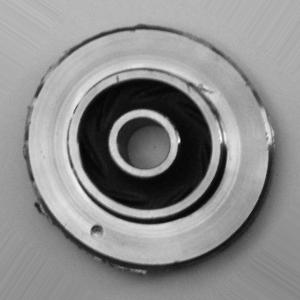
#> input picture hw6/data/test/def_front/cast_def_0_108.jpeg, 300 x 300 px; its folder holds only this picture in this run
$ jupyter execute --allow-errors HW_6.ipynb
#> lines starting #> are read from the running program, lines starting #| are printed output that depends on the picture; long printed decimals are rounded
## Homework VI - Cast Manufactured Part Classification

This is a dataset containing the images of top view of submersible pump impeller manufactured through casting process. The goal is to develop a classification algorithm to identify the parts with defects and automate the inspection process in the manufacturing environment. Casting defect is an undesired irregularity in a metal casting process. There are many types of defect in casting like blow holes, pinholes, burr, shrinkage defects, mould material defects, pouring metal defects, metallurgical defects, etc. The dataset contains a total of 6590 images. Follow the steps below to import the data and prepare it for classification model.

<font color='red'> __Step I:__ </font>
Download the zip file coming with this notebook. Unzip it. You should have a folder `data` with two subfolders `test` and `train`. Under each subfolder there must be two other folders `def_front` and `ok_front`. Images under `def_front` are defected parts while images in `ok_front` are non-defected parts. You will be using the images under `train` folder for training your classifier and the images under `test` folder for testing the performance of your developed model.

<font color='red'> __Step II:__ </font>:  First, let's take a look at a sample of defected and a sample of a non-defected part. Use the following code snippet to read and show an image for each case, i.e. one for defective and one for non-defective.

```python
from matplotlib.image import imread
import matplotlib.pyplot as plt

sample_image = <address to the image file>
file = imread(sample_image)
plt.imshow(file)
```

You need to replace `<address to the image file>` with the address to the image file (including the file name) you want to show. Feel free to use images from either train or test batch.

[cell 1]
# your code goes here
from matplotlib.image import imread
import matplotlib.pyplot as plt
sample_image = "C:\\Users\\tanka\\OneDrive\\바탕 화면\\Junior year\\Data_driven\\hw6\\data\\train\\def_front\\cast_def_0_215.jpeg"
#> (the rest of this cell did not finish here and is left out)

<font color='red'> __Step III:__ </font>: Let's re-format the data into an easier shape for model development. Use the following code snippet to create the training data and test data.

```python
import os
files = ['def_front', 'ok_front']

adress = <address to folder> + '{}'
data_train = {}
for f in files:
    data_train[f]=[]  # replace "data_train" with "data_test" for test data
for col in files:
    os.chdir(adress.format(col))
    for i in os.listdir(os.getcwd()):
        if i.endswith('.jpeg'):
            data_train[col].append(i)  # replace "data_train with "data_test" for test data

```
You need to replace `<address to folder>` with the address to training data or test data folder, depending on whether you are creating the training data or testing data. You should end up having two dictionaries, `data_train` and `data_test`, containing the labels of defective and non-defective images in the training and test data.

[cell 2]
# your code goes here
import os
files = ['def_front', 'ok_front']
#> files = ['def_front', 'ok_front']

adress_train = 'C:\\Users\\tanka\\OneDrive\\바탕 화면\\Junior year\\Data_driven\\hw6\\data\\train\\' + '{}'
adress_test = 'C:\\Users\\tanka\\OneDrive\\바탕 화면\\Junior year\\Data_driven\\hw6\\data\\test\\' + '{}'

data_train = {}
data_test = {}

for f in files:
    data_train[f]=[]  # replace "data_train" with "data_test" for test data
#> this loop made 2 passes
#> after the loop, data_train = {'def_front': [], 'ok_front': []}
for col in files:
    os.chdir(adress_train.format(col))
    for i in os.listdir(os.getcwd()):
        if i.endswith('.jpeg'):
            data_train[col].append(i)  # replace "data_train with "data_test" for test data

for f in files:
    data_test[f]=[]  # replace "data_train" with "data_test" for test data
#> after the loop, data_test = {'def_front': [], 'ok_front': []}
for col in files:
    os.chdir(adress_test.format(col))
    for i in os.listdir(os.getcwd()):
        if i.endswith('.jpeg'):
            data_test[col].append(i)  # replace "data_train with "data_test" for test data

Let's look at the distribution of the samples in the train data and test data using the following:

```python
import pandas as pd

dist = pd.DataFrame( [len( data_train['def_front'] ), len( data_train['ok_front'] )] ) # replace training data with test data to look at test data distribution
dist.plot.bar()
```

Feel free to improve the code output by adding labels and other features to the plots.

[cell 3]
# your code goes here

import pandas as pd
dist = pd.DataFrame( [len( data_train['def_front'] ), len( data_train['ok_front'] )] ) # replace training data with test data to look at test data distribution
#> dist = table of 2 rows and 1 columns
dist.index = ['def_front', 'ok_front']
dist.plot.bar()
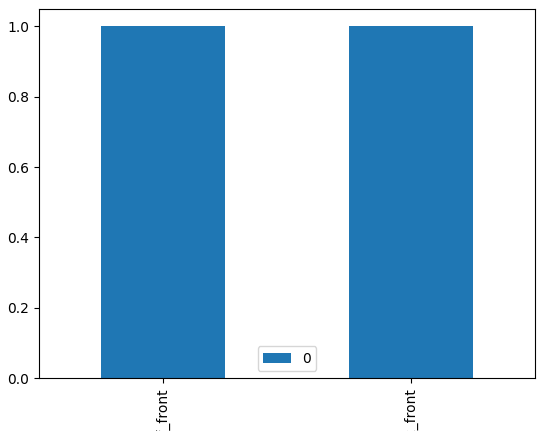
#> figure drawn by matplotlib, 1 panel

Continuing with data preparation, use the following code snippet to create `image_data_train` and `image_target_train` as well as `image_data_test` and `image_target_test` representing training features, training target variable, test features, and test target variable.

```python
import cv2  # you might need to install cv2 (search and learn how to install cv2 package!)
import numpy as np

# image dimensions
width = 15
height = 15

# defining the empty arrays
image_data_train = []
image_target_train = []

for title in files:
    path = <address to folder>
    os.chdir(path+'{}'.format(title))
    counter = 0
    for i in data_train[title]:
        img = cv2.imread(i,0)
        image_data_train.append(cv2.resize(img,(width, height)).flatten())
        image_target_train.append(title)
        counter += 1
```

Here, `<address to folder>` should be a string pointing at either `train` or `test` data folder. If creating test data, replace all `image_data_train` and `image_data_test` with `image_data_test` and `image_target_test` respectively.

[cell 4]
# your code goes here
import cv2  # you might need to install cv2 (search and learn how to install cv2 package!)
import numpy as np

# image dimensions
width = 15
height = 15

# defining the empty arrays
image_data_train = []
image_target_train = []
image_data_test = []
image_target_test = []

adress_train = 'C:\\Users\\tanka\\OneDrive\\바탕 화면\\Junior year\\Data_driven\\hw6\\data\\train\\' + '{}'
adress_test = 'C:\\Users\\tanka\\OneDrive\\바탕 화면\\Junior year\\Data_driven\\hw6\\data\\test\\' + '{}'

for title in files:
    path_train = 'C:\\Users\\tanka\\OneDrive\\바탕 화면\\Junior year\\Data_driven\\hw6\\data\\train\\'
    os.chdir(path_train +'{}'.format(title))
    counter = 0
    for i in data_train[title]:
        img = cv2.imread(i,0)
#> img is the input picture: shape (300, 300); min 0, max 253, mean 139.2
        image_data_train.append(cv2.resize(img,(width, height)).flatten())
        image_target_train.append(title)
        counter += 1

for title in files:
    path_test = 'C:\\Users\\tanka\\OneDrive\\바탕 화면\\Junior year\\Data_driven\\hw6\\data\\test\\'
    os.chdir(path_test+'{}'.format(title))
    counter = 0
    for i in data_test[title]:
        img = cv2.imread(i,0)
        image_data_test.append(cv2.resize(img,(width, height)).flatten())
        image_target_test.append(title)
        counter += 1

Finally, following code snippet can convert the data into what that you can use for classification.

[cell 5]
from sklearn.preprocessing import LabelEncoder

labels = LabelEncoder()
labels.fit(image_target_train)

# data normalization
train_images = np.array(image_data_train) / 255.0
test_images = np.array(image_data_test) / 255.0

train_labels = labels.transform(image_target_train)
#> train_labels = [0, 1]
test_labels = labels.transform(image_target_test)
#> test_labels = [0, 1]

For each output array, rows are images and the columns are features.

<font color='red'> __Step IV:__ </font>: Use the `train_images` and `train_labels` to develop a logistic regression model. Then, use `test_images` and `test_labels` to test the accuracy of your developed model. Use at least two of the evaluation metrics we covered in class to evaluate the performance of this model.

[cell 6]
# your code goes here

#Model Libraries
import pandas as pd
from sklearn.linear_model import LogisticRegression
import numpy as np

#metrics
from sklearn.metrics import accuracy_score
from sklearn.metrics import f1_score


lr = LogisticRegression(max_iter=1000)
lr.fit(train_images, train_labels)
yhat = lr.predict(test_images)
#> yhat = [0, 0]
yhat_prob = lr.predict_proba(test_images)
#> yhat_prob = [[0.5, 0.5], [0.5, 0.5]]

print("Accuracy score: ", accuracy_score(test_labels, yhat))
#| Accuracy score:  0.5
print("f1 score: ", f1_score(test_labels, yhat, average='binary'))
#| f1 score:  0.0

<font color='red'> __Step V:__ </font>: Use the same data to develop an SVM model. Play around with hyper-parameters `C` and `Gamma` and change the `kernel` type to get good results. Use the same evaluation metrics as Step IV to evaluate the model's performance.

[cell 7]
# your code goes here

import pandas as pd
from sklearn.svm import SVC
import numpy as np

#metrics
from sklearn.metrics import accuracy_score
from sklearn.metrics import f1_score

classifier = SVC(kernel='linear', C = 0.8, gamma = 200)
classifier.fit(train_images, train_labels)

yhat = classifier.predict(test_images)
#> yhat = [1, 1]
print("Accuracy score: ", accuracy_score(test_labels, yhat))
#| Accuracy score:  0.5
print("F1 score: ", f1_score(test_labels, yhat, average='binary'))
#| F1 score:  0.6667
